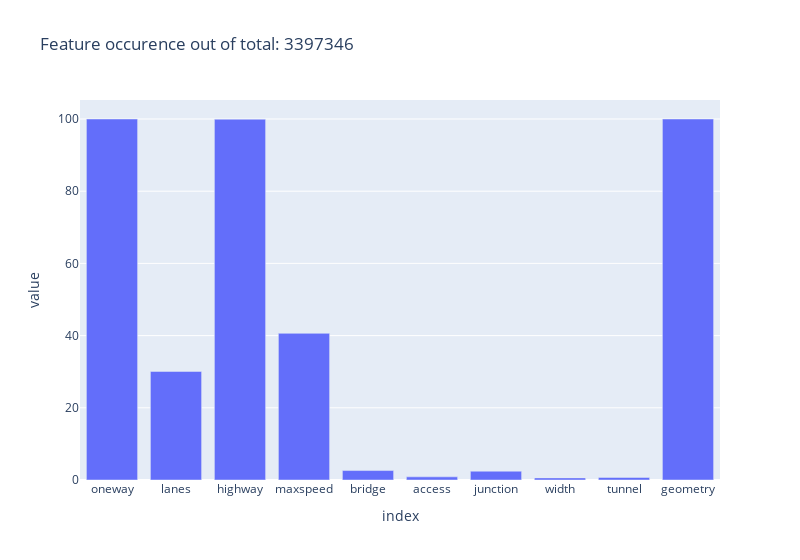

The code cell stored with this chart in its notebook:
### Markdown cell above
# Features

### Code cell
n = len(edges_long)
edges_feature_count = edges_long.notnull().sum()
fig = px.bar(100 * edges_feature_count / n, width=800, title=f"Feature occurence out of total: {n}")
fig.update_layout(
    # xaxis = dict(
    #     tickmode = 'linear',
    # ),
    showlegend = False   
)
fig.show()

### Figure 1 — Plotly figure (JSON) as saved in the notebook; plotly's stock layout.template omitted (floating-point values rounded to 4 significant figures)
{"data": [{"alignmentgroup": "True", "hovertemplate": "variable=0<br>index=%{x}<br>value=%{y}<extra></extra>", "legendgroup": "0", "marker": {"color": "#636efa", "pattern": {"shape": ""}}, "name": "0", "offsetgroup": "0", "orientation": "v", "showlegend": true, "textposition": "auto", "type": "bar", "x": ["oneway", "lanes", "highway", "maxspeed", "bridge", "access", "junction", "width", "tunnel", "geometry"], "xaxis": "x", "y": [100, 30.07, 99.94, 40.63, 2.619, 0.8722, 2.439, 0.5844, 0.7053, 100], "yaxis": "y"}], "layout": {"barmode": "relative", "legend": {"title": {"text": "variable"}, "tracegroupgap": 0}, "showlegend": false, "title": {"text": "Feature occurence out of total: 3397346"}, "width": 800, "xaxis": {"anchor": "y", "domain": [0, 1], "title": {"text": "index"}}, "yaxis": {"anchor": "x", "domain": [0, 1], "title": {"text": "value"}}}}
